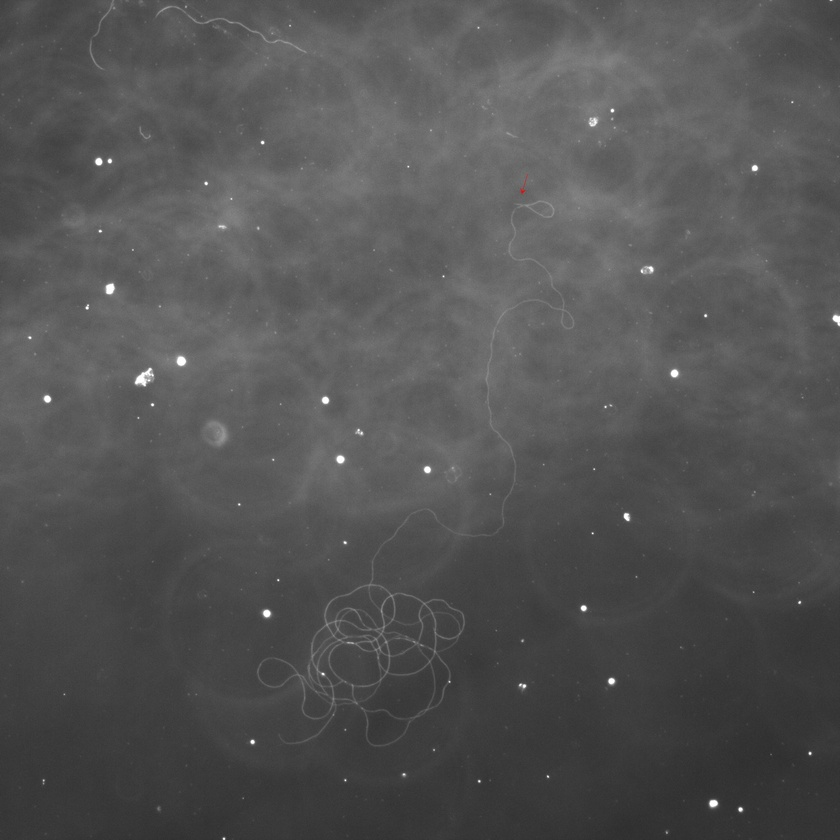
#> input picture data/medium/24708.1_6 at 20X.jpg, 840 x 840 px, shrunk from 2048 x 2048 before the run
$ python SerialThinningV3.py
#> lines starting #> are read from the running program, lines starting #| are printed output that depends on the picture
#> in main, image is the input picture: PIL image 840x840 RGB; mean R, G, B 83.7, 83.7, 83.7
from PIL import Image
import numpy as np
from matplotlib import pyplot as plt
from matplotlib.widgets import PolygonSelector, Button
from matplotlib.path import Path
from scipy.ndimage import label
from matplotlib.widgets import TextBox
from matplotlib.widgets import CheckButtons

import cv2

# [94 lines left out: functions get_largest_connected_components, get_largest_connected_component, convert_to_binary, not called in this run]


def display(img):
    """
    Displays the given image.

    Parameters:
    - img: NumPy array of the image.

    Returns:
    - fig and ax of the subplots
    """
    fig, ax = plt.subplots()
    plt.subplots_adjust(bottom=0.2)
    ax.imshow(img, cmap='gray', interpolation='nearest')
    ax.axis("off")
    return fig, ax


def draw_roi_and_mask(image_array, threshold, background_value=0):
    image_array_base = image_array.copy()
    """
    Let the user draw a polygon around an ROI, specify number of components and/or threshold,
    and mask the outside region with a button press.

    Parameters:
    - image_array: NumPy array of the image (can be grayscale or RGB).
    - background_value: Pixel value to set outside the ROI.

    Returns:
    - None
    """
    # Store the polygon vertices, threshold, and number of components
    vertices = []
    masked_image = None
    n_components = [1]  # Default: 1 component
    custom_threshold = [40]  # Default: Use adaptive thresholding
    use_custom_threshold = [False]  # Checkbox state

    def onselect(verts):
        nonlocal vertices
        vertices = verts

    # [103 lines left out: functions update_threshold, update_n_components, toggle_custom_threshold, redraw_with_new_params, display_with_controls, not called in this run]

    def on_mask_button_click(event):
        redraw_with_new_params()

    # Plot the image and setup PolygonSelector
    fig, ax = display(image_array)
    selector = PolygonSelector(ax, onselect)

    # Add a text box to input the number of components
    ax_textbox_n = plt.axes([0.1, 0.05, 0.2, 0.075])
    n_textbox = TextBox(ax_textbox_n, 'Num Components', initial=str(n_components[0]))
    n_textbox.on_submit(update_n_components)

    # Add a text box to input the threshold
    ax_textbox_thresh = plt.axes([0.4, 0.05, 0.2, 0.075])
    threshold_textbox = TextBox(ax_textbox_thresh, 'Threshold', initial=str(custom_threshold[0]))
    threshold_textbox.on_submit(update_threshold)

    # Add a checkbox to toggle custom thresholding
    ax_checkbox = plt.axes([0.7, 0.15, 0.2, 0.1])
    checkbox = CheckButtons(ax_checkbox, ["Use Custom Threshold"], use_custom_threshold)
    checkbox.on_clicked(toggle_custom_threshold)

    # Apply mask button
    mask_button = plt.axes([0.7, 0.05, 0.2, 0.075])
    mask_button = Button(mask_button, 'Apply Mask')
    mask_button.on_clicked(on_mask_button_click)

    # Display results
    plt.show()

    return masked_image


def preprocessing(image):
    """
    Enhance the contrast of an image represented as a NumPy array.

    Parameters:
    - image: NumPy array of the image (grayscale or RGB).

    Returns:
    - processedImage: Contrast-enhanced image as a NumPy array.
    """
    # Convert to grayscale if needed
    if len(image.shape) == 3:
        grayscale = cv2.cvtColor(image, cv2.COLOR_RGB2GRAY)
    else:
        grayscale = image

    # Apply CLAHE for contrast enhancement
    clahe = cv2.createCLAHE(clipLimit=5.0, tileGridSize=(100, 100))
    enhanced_image = clahe.apply(grayscale)
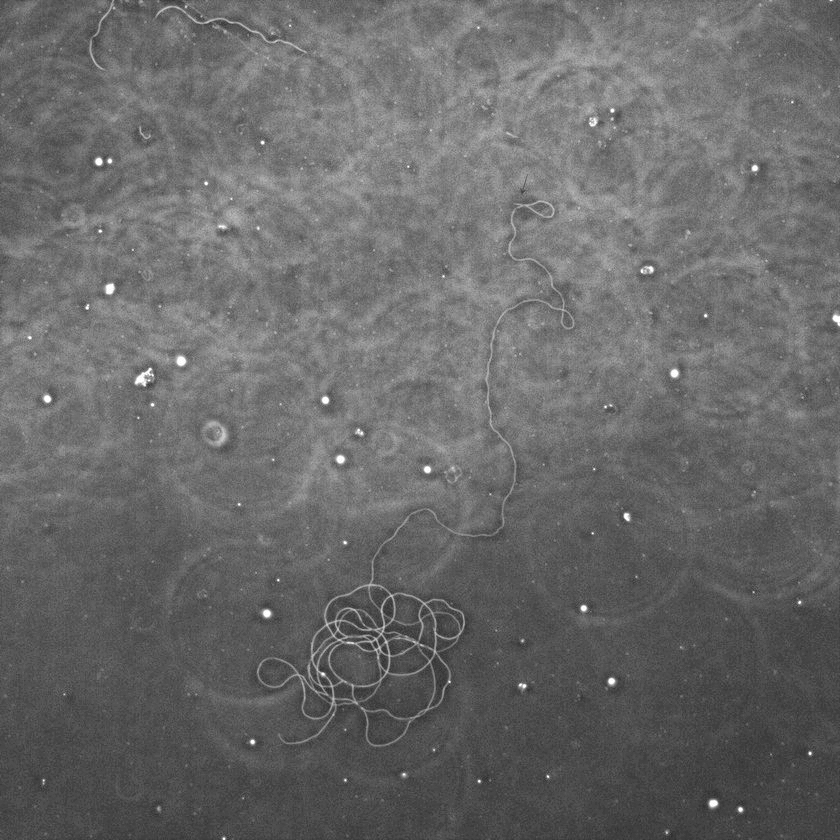
#> enhanced_image: shape (840, 840); min 41, max 255, mean 105.3

    # Return the processed image
    return enhanced_image

def unsharp_mask(image, kernel_size=(5, 5), sigma=1.0, strength=2.0):
    """
    Enhance contrast using unsharp masking.

    Parameters:
    - image: NumPy array of the image (grayscale or RGB).
    - kernel_size: Size of the Gaussian blur kernel.
    - sigma: Standard deviation for Gaussian blur.
    - strength: Factor by which the detail is amplified.

    Returns:
    - sharpened_image: Image with enhanced contrast and sharpness.
    """
#> called with kernel_size = (5, 5), sigma = 1, strength = 2
    # Convert to grayscale if needed
    if len(image.shape) == 3:
        grayscale = cv2.cvtColor(image, cv2.COLOR_RGB2GRAY)
    else:
        grayscale = image

    # Apply Gaussian blur
    blurred = cv2.GaussianBlur(grayscale, kernel_size, sigma)

    # Enhance details by subtracting blurred image
    detail = grayscale - blurred
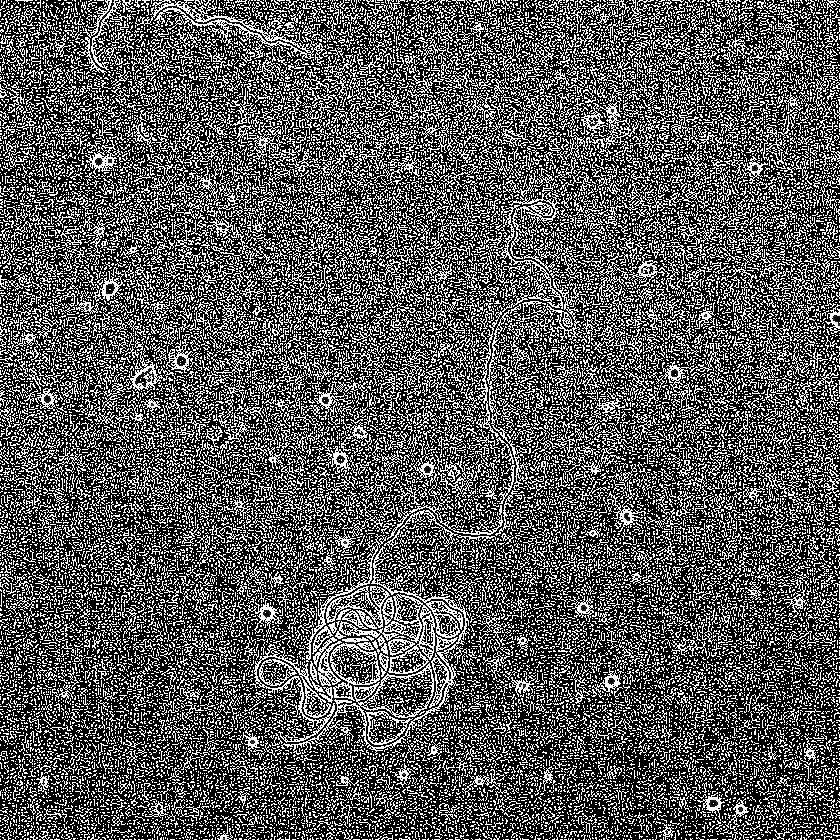
#> detail: shape (840, 840); min 0, max 255, mean 87.1
    sharpened_image = cv2.addWeighted(grayscale, 1 + strength, detail, strength, 0)
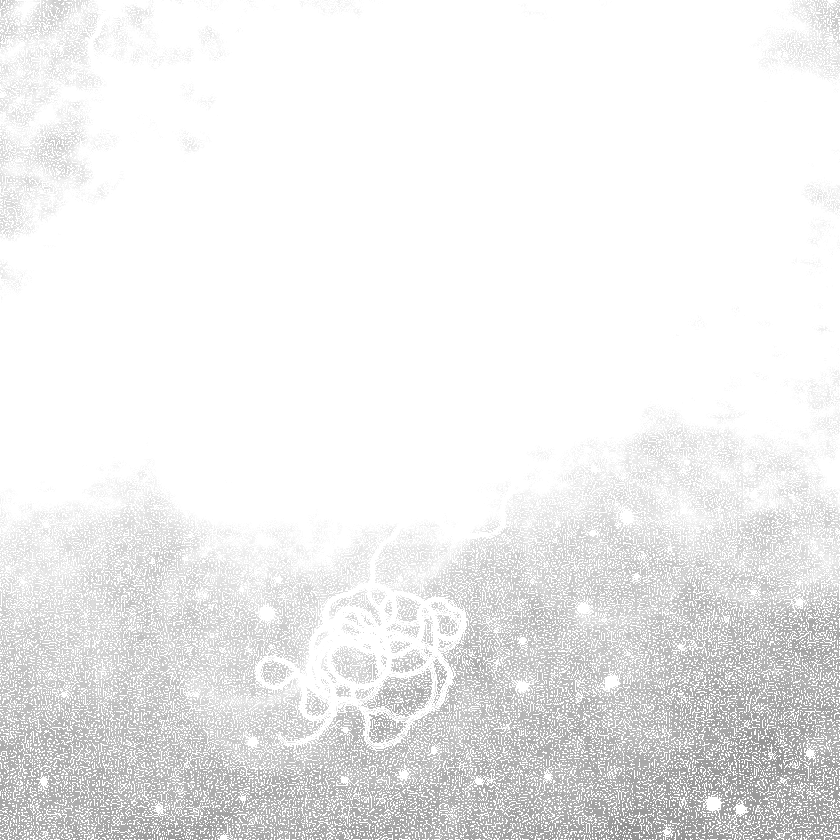
#> sharpened_image: shape (840, 840); min 144, max 255, mean 238.1

    return sharpened_image

def main():
    # image_path = "data/medium/24708.1_6 at 20X.jpg"
    #1_4
    image_path = "data/medium/24708.1_6 at 20X.jpg"
    # image_path = "data/hard/472.1A.1_1.jpg"
    image = Image.open(image_path)
    image = np.array(image)
    preppedImage = preprocessing(image)
    unsharpImage = unsharp_mask(image)

    # Allow the user to draw an ROI and mask the image
    draw_roi_and_mask(image, 190)
#> in draw_roi_and_mask, `plt.show()`:
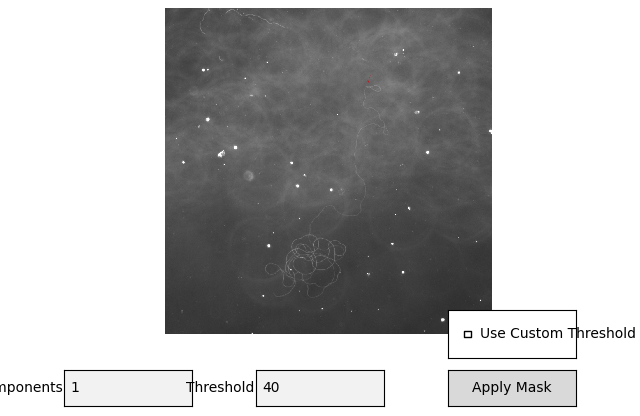
#> figure drawn by matplotlib, 4 panels


main()


#take all components of certain size? Take largerst percentage and see if they connect?
#Have use trace it. Every point they make take largest closest component, then combine them all
#User can threshold based on scale if too much noise.
#

$ run again, with data/medium/24708.1_4 at 20X.jpg copied over data/medium/24708.1_6 at 20X.jpg
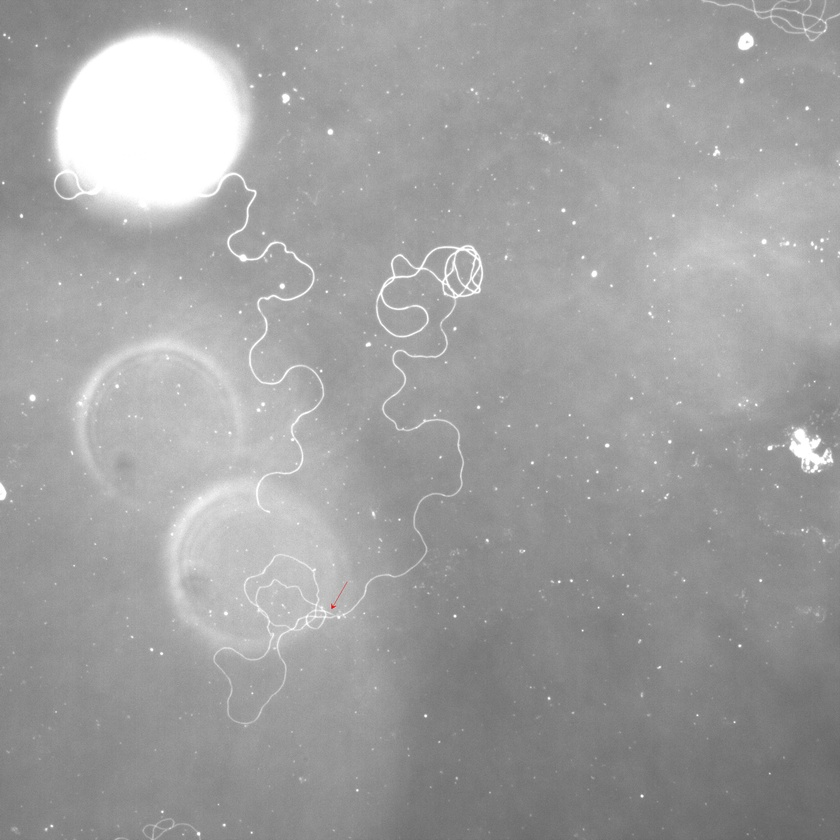
#> input picture data/medium/24708.1_4 at 20X.jpg, 840 x 840 px, shrunk from 2048 x 2048 before the run
#> in main, image is the input picture: PIL image 840x840 RGB; mean R, G, B 160.2, 160.2, 160.2
#> in unsharp_mask, `detail = grayscale - blurred`:
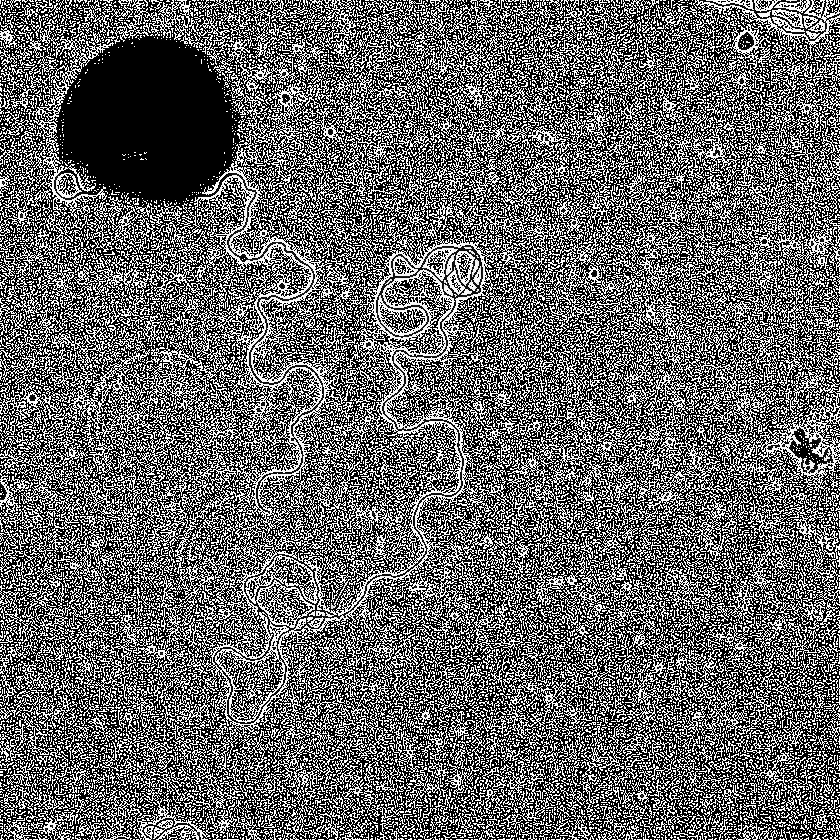
#> detail: shape (840, 840); min 0, max 255, mean 101.8
#> sharpened_image: shape (840, 840); every value is 255
#> in draw_roi_and_mask, `plt.show()`:
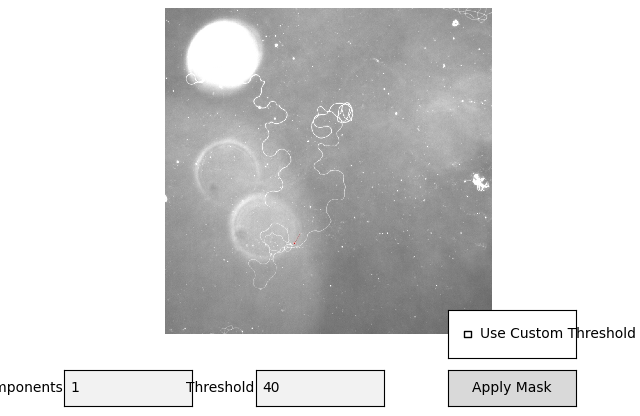
#> figure drawn by matplotlib, 4 panels

$ run again, with data/medium/24708.1_5 at 20X.jpg copied over data/medium/24708.1_6 at 20X.jpg
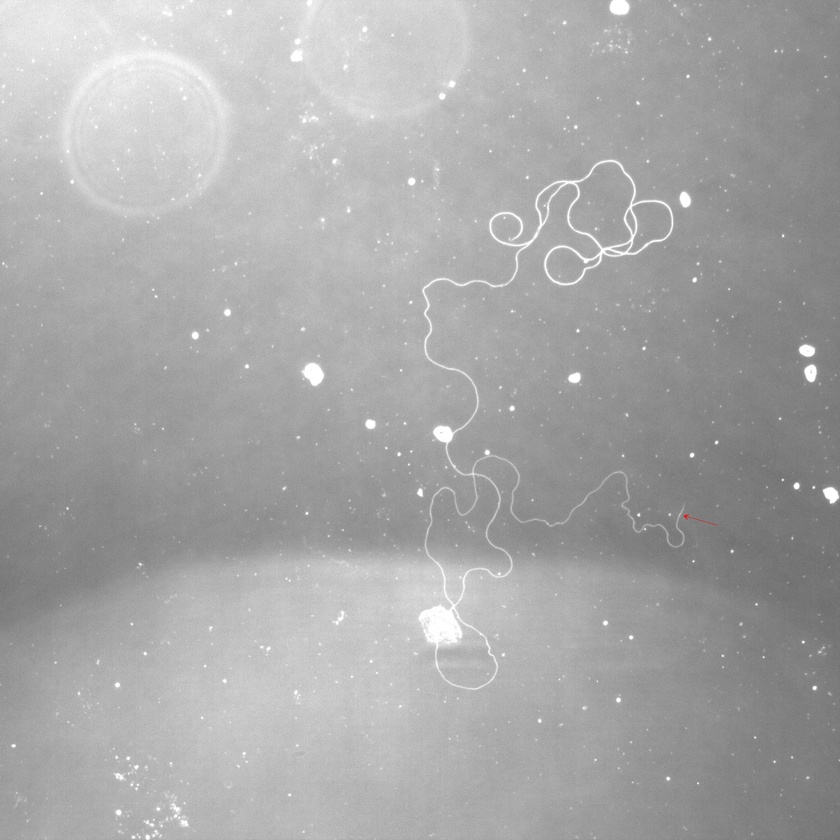
#> input picture data/medium/24708.1_5 at 20X.jpg, 840 x 840 px, shrunk from 2048 x 2048 before the run
#> in main, image is the input picture: PIL image 840x840 RGB; mean R, G, B 168.1, 168.1, 168.1
#> in unsharp_mask, `detail = grayscale - blurred`:
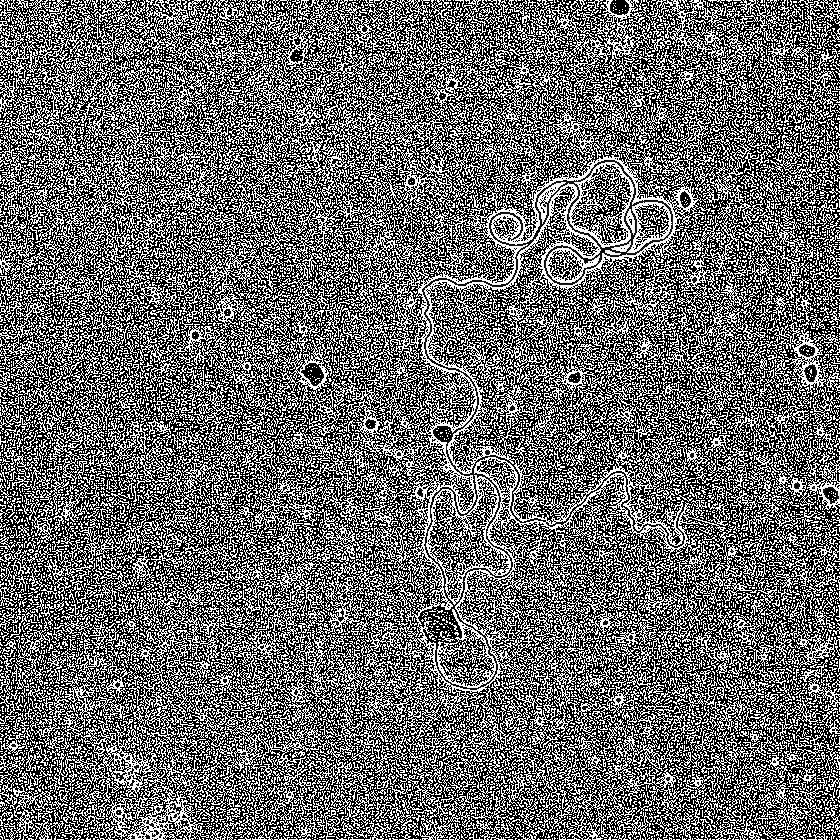
#> detail: shape (840, 840); min 0, max 255, mean 106
#> sharpened_image: shape (840, 840); every value is 255
#> in draw_roi_and_mask, `plt.show()`:
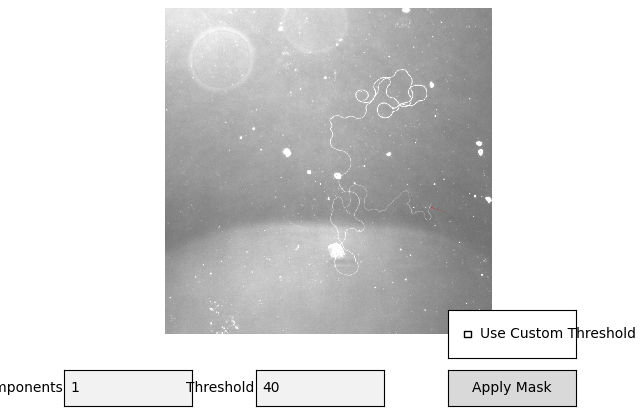
#> figure drawn by matplotlib, 4 panels
